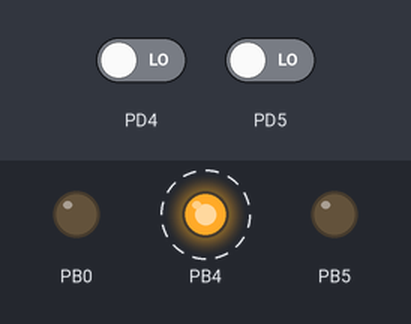
Bench run of a program on a simulated ATmega328P, built with avr-gcc and emulated at 12 MHz. Parts: output pins drawn as LEDs (lit = HIGH). Dashed ring = blinking. The inputs (shaded band) are chosen by the test bench; at power-on: PD4 LOW, PD5 LOW. What the program prints to the serial monitor is not drawn.

Above: at 1.26 s.
1.3 s: PD4 driven HIGH
At 1.5 s:
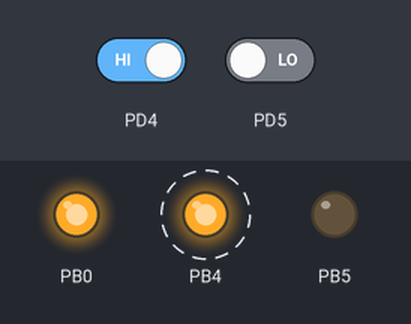
4.3 s: PD4 driven LOW
At 4.49 s:
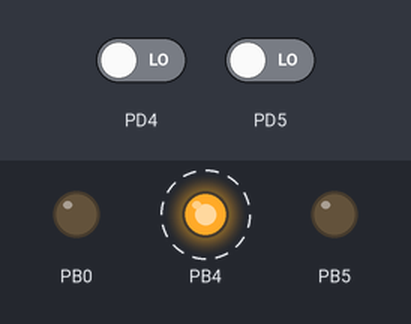
Timing chart, 0 to 13.3 s (numbered marks = the images above; inputs shaded):
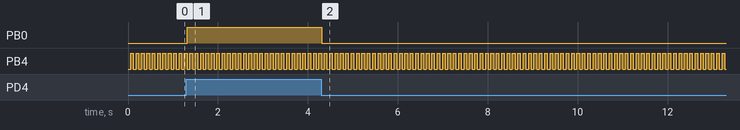

The program:

main.c
```c
#ifndef F_CPU
#define F_CPU 12000000
#endif

#include <avr/io.h>
#include <util/delay.h>
#include <stdbool.h>
#include <avr/interrupt.h>
#include <stdlib.h>
#include <stdio.h>
#include <string.h>
#include <util/atomic.h>


#include "PinConfig/RASPNetPinConfig.h"
#include "Utils/UsrUtils.h"
#include "UART/UARTSetup.h"
#include "Timer/TimerConfig.h"
#include "Layer2/DllFrame.h"
#include "Layer3/NetworkFrame.h"
#include "FrameQueue/Frame_Queue.h"
#include "PiAtmegaAPI/PiAtmegaAPI.h"
#include "Layer1/ISR_Clock_Data.h"


void handleRecveivedFrame(){
	uint8_t* recv_frame;

	ATOMIC_BLOCK(ATOMIC_RESTORESTATE){
		recv_frame = getRecvFrame();
	}

	if(recv_frame){
		recv_frame = processNetworkFrame(recv_frame);
		if(recv_frame){
			serialWriteStr("Frame processed by Layer 3");
			free(recv_frame);
		}
		else{
			serialWriteStr("Frame discarded by Layer 3");
		}
	}

}


int main(){
	createFrameQueue();
	sei();
	setIOPins();
	USART_Init();
	timerInit();
	serialWriteStr("-------------RASPNET-----------");
	_delay_ms(2000);


	while(true){
		checkCmdFromPi();
		handleRecveivedFrame();
    }
	return 0;
}
```

Custom_CRC32.c
```c
/**
* @file Custom_CRC32.c
* @brief This file implements Custom CRC32 functionality
*/


#include "Custom_CRC32.h"

/**
* @brief **Calculates CRC32**
* @param uint8_t* crc pointer with 4 bytes of pre-allocated memory to store CRC value
* @param uint8_t* payload pointer to the payload data
* @param uint8_t payload_len length of payload in bytes
*
* **Further Details**
*/

void crc32(uint8_t* crc, uint8_t* payload, uint8_t payload_len) {

    *((uint32_t*)crc) = 0x0; // Initial value
    //uint32_t polynomial = 0xEDB88320; // Reversed polynomial for CRC32
    uint32_t polynomial = 0x04C11DB7; /// - Forward polynomial for CRC32 -> 0x04C11DB7

    for (size_t i = 0; i < payload_len; ++i) {
        uint8_t byte = *(payload+i);

        *((uint32_t*)crc) ^= (uint32_t)byte<<24; /// - Stores the CRC value in crc ptr

        for (int j = 0; j < 8; ++j) { // Process each bit
            /// - Left shift CRC for each iteration
            if (*((uint32_t*)crc) & 0x80000000) {
                *((uint32_t*)crc) = (*((uint32_t*)crc) << 1) ^ polynomial;
            }
            else {
                *((uint32_t*)crc) = *((uint32_t*)crc) << 1;
            }
        }
    }
    /// - CRC bits are NOT reversed !
}
```

Custom_CRC32.h
```c
#include <stdio.h>

void crc32(uint8_t* crc, uint8_t* payload, uint8_t payload_len);
```

Frame_Queue.c
```c
/**
* @file Frame_Queue.c
* @brief This file implements basic functionalities for a FIFO queue, to handle multiple sending frames.
*/


#include "Frame_Queue.h"

struct Frame_Queue* frame_queue = NULL;

/**
* @brief Creates a new node
*
* @param uint8_t* frame pointer to the loaded frame
*
*
*/
struct Node* newNode(uint8_t* frame){
	struct Node* node = (struct Node*)malloc(sizeof(struct Node));
	node->frame = frame;
	node->next = NULL;
	return node; ///@return Node* pointer to the newly created node
}

/**
* @brief This function initializes a FIFO queue (frame_queue) to store the sending frames.
*
* **Further Details**
* - There can only be one queue at a time, if new queue is created the old queue is cleared and freed.
*/
void createFrameQueue(){
	if(frame_queue !=NULL){
		free(frame_queue);

	}
	frame_queue = (struct Frame_Queue*)malloc(sizeof(struct Frame_Queue));

	frame_queue->front = frame_queue->rear = NULL;
}

/**
* @brief Adds new frame (in form of a node) to the frame_queue.
*
* @param uint8_t* frame pointer to the loaded frame
*
* **Further Details**
*/
struct Node* addFrameToQueue(uint8_t* frame){

	struct Node* node = newNode(frame); /// - Create a new node with provided frame.

	if(frame_queue->rear == NULL){
		frame_queue->front = frame_queue->rear = node;
		return node;
	}

	frame_queue->rear->next = node; /// - Add the node to the frame_queue.
	frame_queue->rear = node;

	return node; ///@return Node* pointer to newly added frame node.
}

/**
* @brief the front most node from the frame_queue.
*
* **Further Details**
*/
struct Node* getFrameFromQueue(){
	if(frame_queue->front == NULL){
		return NULL;
	}

	/// Remove the front most node from the frame_queue
	struct Node* node = frame_queue->front;
	frame_queue->front = frame_queue->front->next;

	if(frame_queue->front == NULL){
		frame_queue->rear = NULL;
	}

	return node; /// @return Node* pointer to the removed node
}


/**
* @brief Returns the front most node from the frame_queue (without removing it from the queue).
*/
struct Node* peekFrameFromQueue(){
	if(frame_queue->front == NULL){
		return NULL;
	}
	return frame_queue->front; /// @return Node* pointer to the front most node
}
```

Frame_Queue.h
```c
#include <avr/io.h>
#include <stdbool.h>
#include <avr/interrupt.h>
#include <stdlib.h>
#include <stdio.h>
#include <string.h>


struct Node {
	uint8_t* frame;
	struct Node* next;
};

struct Frame_Queue {
	struct Node *front, *rear;
};


struct Node* newNode(uint8_t* frame);

void createFrameQueue();

struct Node* addFrameToQueue(uint8_t* frame);

struct Node* getFrameFromQueue();

struct Node* peekFrameFromQueue();
```

ISR_Clock_Data.c
```c
/**
* @file ISR_Clock_Data.c
* @brief This file implements functionalities of the Layer 1
*/

#include "ISR_Clock_Data.h"
#include "../Layer2/DllFrame.h"
#include "../Utils/UsrUtils.h"


static bool enable_comm = true;

/**
* @brief Layer 1 -> Toggle Clock and Send Data
*
* **Further Details**
*/
ISR(TIMER1_COMPA_vect){
    if(!enable_comm){return;}
    /// Using bool `phase` to implement phase shift (basically divides the timer clock by 2)
    static bool phase = false;

    /// If pahse is TRUE -> Toggle Clock Pin
    if(phase){
		controlBit(&PORTB,PORTB4,!bit_is_set(PINB,PINB4));
		controlBit(&PORTB,PORTB0,bit_is_set(PIND,PIND4));
	}
	/// If pahse is FALSE -> Send 1 data bit
	else{
		sendDllFrame();
	}
	/// Toggle phase variable
	phase = !phase;
}

/**
* @brief Layer 1 -> ISR to receive Data
*
* **Further Details**
*/
ISR(PCINT2_vect){
    if(!enable_comm){return;}
    ///Call receive function
    recvDllFrame();
}


/**
* @brief Function to enable/disable communication
*/
void setCommEnable(bool enable){
    enable_comm = enable;
}
```

ISR_Clock_Data.h
```c
#include <avr/interrupt.h>
#include <stdbool.h>


void setCommEnable(bool enable);
```

DllFrame.c
```c
/**
* @file DllFrame.c
* @brief This file implements functionalities of the Layer 2
*/

#include "DllFrame.h"
#include "../Utils/UsrUtils.h"
#include "../UART/UARTSetup.h"
#include "../CRC/Custom_CRC32.h"
#include "../Layer3/NetworkFrame.h"
#include "../FrameQueue/Frame_Queue.h"

/// Position for Preamble field in frame
#define PREAMBLE 0
/// Position for Identification field in frame
#define IDENTIFICATION 8
/// Position for Flag field in frame
#define FLAGS 9
/// Position for Destination address field in frame
#define DEST_ADDR 6
/// Position for Source address field in frame
#define SRC_ADDR 7
/// Position for CRC field in frame
#define CRC 1
/// Position for Size field in frame
#define SIZE 5
/// Position for Payloaad field in frame
#define PAYLOAD 10


/// @brief  If true, program will give verbose prints for send and receive
static bool dll_debug = false;

/// @brief Stores the Preamble value
static uint8_t preamble = 0b01111110;

/// @brief Intended frame to be transmitted is loaded to send_buffer
static uint8_t* send_buffer = NULL;

/// @brief When receiving is ongoing data is stored in recv_buffer
static uint8_t* recv_buffer = NULL;

/// @brief After receiving is completed, full frame is copied to received_frame, so the program can start to receive the next frame if available
static uint8_t* received_frame = NULL;

/// @brief Set to if preamble is received
static bool preamble_recv = false;


/**
* @brief This function add the frame fields related to Data Link Layer.
*
* **Further Details**
*/
void addDllHeaders(uint8_t* payload, uint8_t payload_len, uint8_t* frame){
	crc32(pCRC(frame),payload,payload_len); /// - Add CRC value to frame
	*pSize(frame) = payload_len; /// - Add Payload length value to frame
	memcpy(pPayload(frame),payload,payload_len); /// - Add Payload to frame
}

/**
* @brief This function copies a frame to the send_buffer only if send buffer is not NULL.
*
* **Further Details**
* - The send_buffer is set to null once the frame is transmitted.
*/
bool copyFrameToSendBuffer(uint8_t* dll_frame){
	if(send_buffer == NULL){
		send_buffer = (uint8_t*)malloc(frameSize(dll_frame)*sizeof(uint8_t));
		memcpy(send_buffer,dll_frame,frameSize(dll_frame));
		//printFrame(send_buffer);
		return true;
	}
	else{
		serialWriteStr("ERROR: send buffer not empty");
		return false;
	}
}

/**
* @brief This function is responsible to transmit each bit of the frame
* stored in "send_buffer"
* **Further Details**
*/
void sendDllFrame(){

	static uint8_t bytes_to_send = 0;
	static uint8_t bytes_sent = 0;
	static uint8_t bits_sent = 0;
	static bool sending = false;
	/// If currently sending a frame
	if(sending){
		if(bytes_sent < bytes_to_send){
			/// - For each byte send send bit MSB -> LSB
			uint8_t bit = (*(send_buffer+bytes_sent)>>(7-bits_sent))&1; /// - Rerieve each bit from current byte
			controlBit(&PORTB,PORTB5,bit); /// - Reflect bit value on Data Send pin
			if(bits_sent == 7){ // Check if all bits (8) of the byte are sent
				// Debug print: Raw hex value for each sent byte
				if(dll_debug){
					char* string = (char*)malloc(30*sizeof(char));
					sprintf(string, ">> BYTE_%d = %x",
							bytes_sent,
							*(send_buffer+bytes_sent));
					serialWriteStr(string);
					free(string);
				}
				bits_sent=0; // Reset Bit count to 0
				bytes_sent++;
			}
			else{
				bits_sent++;
			}
		}
		else{
			/// When frame is sent completely, empty send_buffer
			free(send_buffer);
			send_buffer = NULL;
			sending = false;
			serialWriteStr(">> FINISHED SENDING\n\n\n");
		}
	}
	/// If currently not sending a frame
	else{
		if(send_buffer != NULL){
			/// - Check if send buffer is loaded
			bytes_sent = 0;
			bits_sent = 0;
			bytes_to_send = frameSize(send_buffer);
			sending = true;

			/* Notify user by printning the paylod data being sent when
			 * starting to send
			 */
			for(int i=0;i<*pSize(send_buffer);i++){
				serialWrite(*(pPayload(send_buffer)+i));
			}
			serialWriteStr(" >> START SENDING");
		}
		else{
			/// - If Nothing to send, force data send bit to 0
			controlBit(&PORTB,PORTB5,0);
			/// - Check if there is a frame to send in the frameQueue
			struct Node* node = peekFrameFromQueue();
			if(node!=NULL && node->frame != NULL){
				node = getFrameFromQueue();
				copyFrameToSendBuffer(node->frame);
				free(node->frame);
				free(node);
			}
		}
	}
}

/**
* @brief Check if the received bits match the preample pattern (01111110)
*
* **Further Details**
*/
void checkPreambleRecv(){
	static uint8_t preamble_buffer = 0;

	if(bit_is_set(PIND,PIND5)){
		preamble_buffer |= 1;
	}
	else{
		preamble_buffer &= ~1;
	}

	if(preamble_buffer==preamble){
		serialWriteStr("<< PREAMBLE MATCH");
		preamble_recv = true; /// - Set Global variable `preamble_recv`if received bits match the preample pattern
		preamble_buffer = 0;
	}
	else{
		preamble_buffer<<=1;
	}
}


/**
* @brief Receive frame bit by bit
*
* **Further Details**
*/
void recvDllFrame(){
	static uint8_t bytes_recv = 0;
	static uint8_t bits_recv = 0;
	static bool read_payload = false;
	static bool add_data_to_forward_frame = false;
	static struct Node* forward = NULL;

	if(!preamble_recv){
		checkPreambleRecv();
	}
	/// If already received preamble
	else{
		/// - Check if recv buffer is null, allocate memory and add preamble
		if(recv_buffer == NULL){
			recv_buffer = (uint8_t*)malloc(PAYLOAD*sizeof(uint8_t));
			*recv_buffer = preamble;
			bytes_recv++;
		}

		///  - Read bit value on Data IN pin and store to current byte
		if(bit_is_set(PIND,PIND5)){
			*(recv_buffer+bytes_recv) |= 1;
		}
		else{
			*(recv_buffer+bytes_recv) &= ~1;
		}

		// Check if all bits of a byte are received
		if(bits_recv == 7){
			bits_recv=0; // Reset recv bit count to 0

			// Debug print: Raw hex value for each received byte
			if(dll_debug){
				char* string = (char*)malloc(30*sizeof(char));
				sprintf(string, "<< BYTE_%d = %x",bytes_recv,*(recv_buffer+bytes_recv));
				serialWriteStr(string);
				free(string);
			}
			bytes_recv++;
			//Clear the next byte value to avoid garbage
			*(recv_buffer+bytes_recv) = 0;
		}
		else{
			*(recv_buffer+bytes_recv)<<=1;
			bits_recv++;
		}

		/// Check for SIZE field of the frame
		if(bytes_recv == (SIZE+1) && !read_payload){ /// - Read Payload size realloc sufficient memory for frame

			char* string = (char*)malloc(50*sizeof(char));

			sprintf(string, "<< CRC=%lx  \n<< PAYLOAD_SIZE=%d",*((uint32_t*)pCRC(recv_buffer)),*pSize(recv_buffer));
			serialWriteStr(string);
			free(string);

			void * tmp = realloc(recv_buffer,frameSize(recv_buffer)*sizeof(uint8_t));
			if(tmp !=NULL){
				recv_buffer = tmp;
				read_payload = true;
			}
			else{
				// Reallocation failed, stop reading frame
				//serialWriteStr("Realloc failed !!");
				free(recv_buffer);
				bytes_recv = 0;
				bits_recv = 0;
				preamble_recv = false;
			}
		}
		/// Check for Destination and Source Address field of the frame
		else if(bytes_recv == (SRC_ADDR+1) && bits_recv == 0){ /// - Check if Frame needs to be forwarded or not

			char* string = (char*)malloc(50*sizeof(char));
			sprintf(string, "<< DEST_ADDR = %d  \n<< SRC_ADDR = %d",*pDestAddr(recv_buffer),*pSrcAddr(recv_buffer));
			serialWriteStr(string);
			free(string);

			if(checkDestination(recv_buffer)){
				serialWriteStr("<< FORWARD");
				forward = addFrameToQueue(NULL);
				add_data_to_forward_frame = true;
			}
			else{
				serialWriteStr("<< SELF");
			}
		}
		/// Check for reading the complete frame
		else if(read_payload && bytes_recv == frameSize(recv_buffer)){
			serialWriteStr("<< RECV COMPLETE");
			bytes_recv = 0;
			bits_recv= 0;
			read_payload = false;
			preamble_recv = false;

			/// - If frame need to be forwared add data to forward frame node
			if(add_data_to_forward_frame){
				uint8_t* forward_frame = (uint8_t*)malloc(frameSize(recv_buffer)*sizeof(uint8_t));
				memcpy(forward_frame,recv_buffer,frameSize(recv_buffer));
				add_data_to_forward_frame = false;

				serialWriteStr("<< ADDED FORWARD FRAME TO QUEUE");
				if(dll_debug){printFrame(forward_frame);}

				forward->frame = forward_frame;
				forward = NULL;
			}

			/// - Validate CRC
			uint8_t* crc_comp = (uint8_t*)malloc(4*sizeof(uint8_t));
			crc32(crc_comp,pPayload(recv_buffer),*pSize(recv_buffer));
			/// - If CRC matches copy frame from receive buffer to received frame, else discar frame
			if(*((uint32_t*)crc_comp) == *((uint32_t*)pCRC(recv_buffer))){

				if(received_frame != NULL){
					free(received_frame);
				}

				received_frame = (uint8_t*)malloc(frameSize(recv_buffer)*sizeof(uint8_t));
				memcpy(received_frame,recv_buffer,frameSize(recv_buffer));
			}
			else{
				serialWriteStr("CRC Mismatch packet discarded !");
				if(dll_debug){
					printFrame(recv_buffer);
				}
			}

			free(recv_buffer);
			recv_buffer = NULL;
		}
	}
}


/**
* @brief Get a copy of the received frame
*
* **Further Details**
*/
uint8_t* getRecvFrame(){
	if(received_frame == NULL){
		return NULL;
	}
	uint8_t* frame = (uint8_t*)malloc(frameSize(received_frame)*sizeof(uint8_t));
	memcpy(frame,received_frame,frameSize(received_frame)); /// - Make a copy of the `received_frame`

	free(received_frame);/// - Clear the `received_frame` buffer
	received_frame = NULL;

	return frame; ///@return pointer to the copy of received frame
}
/**
 * @brief Function set/unset `dll_debug`
 */
void setDllDebug(bool enable){
    dll_debug = enable;
}
```

DllFrame.h
```c
#include <avr/io.h>
#include <stdbool.h>
#include <avr/interrupt.h>
#include <stdlib.h>
#include <stdio.h>
#include <string.h>


void addDllHeaders(uint8_t* payload, uint8_t payload_len, uint8_t* frame);

bool copyFrameToSendBuffer(uint8_t* dll_frame);

void sendDllFrame();

void checkPreambleRecv();

void recvDllFrame();

uint8_t* getRecvFrame();

void setDllDebug(bool enable);
```

NetworkFrame.c
```c
/**
* @file NetworkFrame.c
* @brief This file implements functionalities Layer 3.
*/


#include "NetworkFrame.h"
#include "../Utils/UsrUtils.h"


static uint8_t self_addr = 1;


/**
* @brief Function to the pack network headers in the frame
* @param uint8_t dest_addr value of Destinatiion address
* @param uint8_t src_addr value of Source address
* @param uint8_t* frame pointer to the frame
*
* **Further Details**
*/
void addNetworkHeaders(uint8_t dest_addr, uint8_t src_addr, uint8_t* frame) {
    *pDestAddr(frame) = dest_addr; /// - Add Destination Address value in the frame
    *pSrcAddr(frame) = src_addr; /// - Add Source Address value in the frame
}

/**
* @brief Checks if the current frame needs to be forwarded or not
*
* @param uint8_t* frame pointer to the frame
*/
uint8_t checkDestination(uint8_t* frame){
	uint8_t ret_val = -1;

	if(pDestAddr(frame)!=NULL && pSrcAddr(frame)!=NULL){
		/// If Destination address or Source address is same as self address return 0
		if(*(pDestAddr(frame)) == self_addr || *(pSrcAddr(frame)) == self_addr){
			ret_val = 0;
		}
		else{
			ret_val = 1;
		}
	}
	return ret_val; ///@return 0 = No need to forward the frame OR 1 = Need to forward the frame
}

/**
* @brief Returns the address of the device
*
* @return uint8_t self_addr
*/
uint8_t getSelfAddr(){
	return self_addr;
}

/**
* @brief Change the default device address
*
* @param uint8_t value with new address
*/
void setSelfAddr(uint8_t addr){
	self_addr = addr;
}

/**
* @brief Process the received frame at layer 3
*
* @param uint8_t* pointer to the received frame.
*/
uint8_t* processNetworkFrame(uint8_t* frame){
	if(*pSrcAddr(frame)  == getSelfAddr()){
		free(frame); /// Discard frame after reaching source
		frame = NULL;
	}
	else if((*pDestAddr(frame) == getSelfAddr()) || (*pDestAddr(frame) == 0)){
		printFrame(frame);
	}
	return frame;/// @return uint8_t* pointer to the received frame, set to NULL if frame need to be discarded.
}
```

NetworkFrame.h
```c
#include <avr/io.h>
#include <stdbool.h>
#include <avr/interrupt.h>
#include <stdlib.h>
#include <stdio.h>
#include <string.h>


void addNetworkHeaders(uint8_t dest_addr, uint8_t src_addr, uint8_t* frame)  ;

uint8_t checkDestination(uint8_t* frame) ;

uint8_t getSelfAddr();

void setSelfAddr(uint8_t addr);

uint8_t* processNetworkFrame(uint8_t* frame);
```

PiAtmegaAPI.h
```c
#include <avr/io.h>
#include <stdbool.h>
#include <avr/interrupt.h>
#include <stdlib.h>
#include <stdio.h>
#include <string.h>


void checkCmdFromPi();
void parseCmdFromPi(const char* cmd_str);
void sendTestMsg(uint8_t c);
```

Source omitted: PiAtmegaAPI.c (5264 bytes), UARTSetup.c (2274 bytes), UARTSetup.h (995 bytes), UsrUtils.c (5365 bytes), UsrUtils.h (611 bytes), RASPNetPinConfig.c (843 bytes), RASPNetPinConfig.h (128 bytes), TimerConfig.c (898 bytes), TimerConfig.h (126 bytes)

Measured:
- after the input at 1.3 s, PB0: LOW → HIGH at once
- after the input at 4.3 s, PB0: HIGH → LOW at once
- by itself, PB4: alternates HIGH for 0.06 s and LOW for 0.06 s
